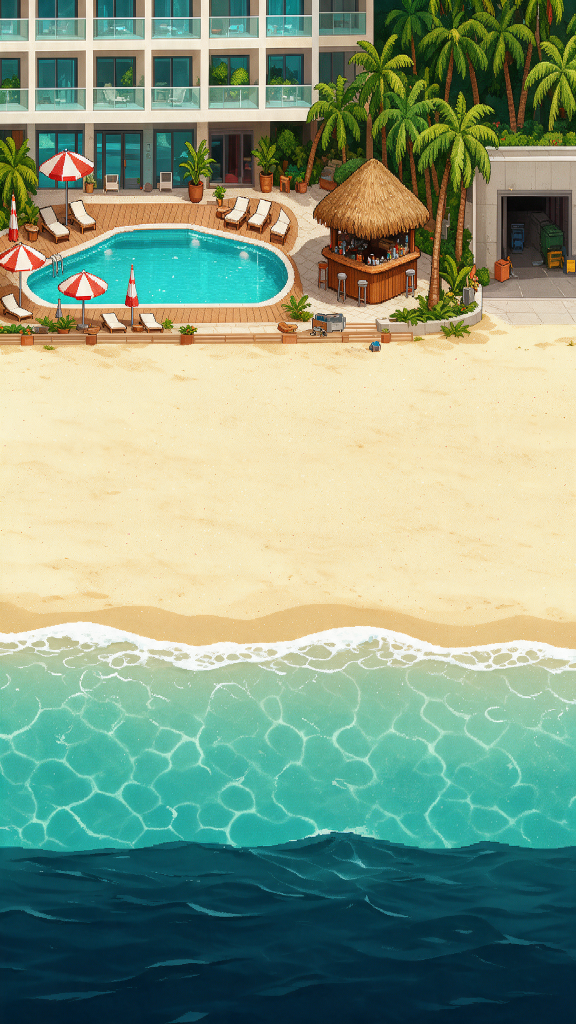
#> input picture raw/background_level1.png, 1152 x 2048 px, found by its file name (shown at 1/2 size)
$ python make_water_frames.py --src ../raw/background_level1.png --prefix ../raw/background_level1.png --width 100 --height 100 --water-top 5
#> lines starting #> are read from the running program, lines starting #| are printed output that depends on the picture
#!/usr/bin/env python3
"""
Builds a looping water animation out of a static background.

Generating wave frames with an image model would not work: separate generations
are not frame-coherent, so the scene, the palette and the foam would all jitter
between frames. Instead this displaces rows of the EXISTING art vertically with
a travelling sine, which is the technique old console games used and is coherent
by construction.

Only the strip from --water-top down is exported, so the frames stay small and
nothing above the shoreline can move. The amplitude fades to zero at the top of
the strip, so it blends into the static sand with no seam.

Re-run whenever the source background changes, or the waves will be displacing
rows of the OLD art and will not match what is on screen.

    # in-game beach, full 360x640 resolution
    python3 tools/make_water_frames.py --src raw/background_level1.png \\
        --prefix water --width 360 --height 640 --water-top 390

    # title screen, deliberately chunkier at half resolution
    python3 tools/make_water_frames.py --src raw/menu_source_fitted.png \\
        --prefix menu_water --width 180 --height 320 --water-top 196
"""

import argparse
import math
import os

from PIL import Image

ROOT = os.path.dirname(os.path.dirname(os.path.abspath(__file__)))
OUT = os.path.join(ROOT, "assets", "sprites")


def build(src_path, prefix, gw, gh, water_top, frames, amp_shore, amp_deep, fade):
#> called with src_path = '../raw/background_level1.png', prefix = '../raw/background_level1.png', gw = 100, gh = 100, water_top = 5, frames = 8, amp_shore = 2.8, amp_deep = 1.3
    src = Image.open(src_path).convert("RGB")
#> src is the input picture: PIL image 1152x2048 RGB; mean R, G, B 135.1, 156.5, 130.7
    sw, sh = src.size
#> sw = 1152; sh = 2048
    scale = sh / gh
#> scale = 20.48
    top = int(water_top * scale)
#> top = 102
    strip_h = sh - top
#> strip_h = 1946
    px = src.load()

    out_h = gh - water_top
    os.makedirs(OUT, exist_ok=True)

    # Amplitudes are given in output pixels; convert to source pixels so the
    # motion looks the same regardless of what resolution the art came in at.
    a_shore = amp_shore * scale
#> a_shore = 57.34
    a_deep = amp_deep * scale
#> a_deep = 26.62

    for f in range(frames):
        phase = 2.0 * math.pi * f / frames
        frame = Image.new("RGB", (sw, strip_h))
        fp = frame.load()

        for row in range(strip_h):
            t = row / strip_h

            # Ramp in from zero so the top edge matches the static art exactly,
            # then ease off with depth -- the shore laps, the deep just swells.
            ramp = min(1.0, t / fade)
            amp = ramp * (a_shore + (a_deep - a_shore) * t)

            # Two components so it doesn't read as one mechanical sine.
            y_src = row + top + amp * (
                0.70 * math.sin(phase + row * 0.011)
                + 0.30 * math.sin(2.0 * phase + row * 0.027 + 1.3)
            )

            # Clamp rather than wrap: wrapping would drag deep water onto sand.
            a = max(top, min(sh - 1, int(y_src)))
            for x in range(sw):
                fp[x, row] = px[x, a]

        small = frame.resize((gw, out_h), Image.Resampling.BOX)
        path = os.path.join(OUT, f"{prefix}_{f:02d}.png")
        small.save(path)
        print(f"  {prefix}_{f:02d}.png  {gw}x{out_h}  {os.path.getsize(path)/1024:.0f} KB")
#> this loop made 8 passes
#> pass 1, in build, `small = frame.resize((gw, out_h), Image.Resampling.BOX)`:
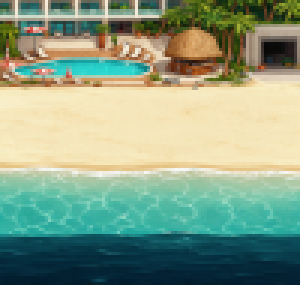
#> small: PIL image 100x95 RGB (shown 3 times larger); mean R, G, B 136.9, 158.3, 132.5
#> pass 2, in build, `small = frame.resize((gw, out_h), Image.Resampling.BOX)`:
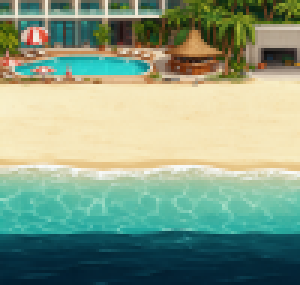
#> small: PIL image 100x95 RGB (shown 3 times larger); mean R, G, B 135.3, 157.5, 132
#> pass 3, in build, `small = frame.resize((gw, out_h), Image.Resampling.BOX)`:
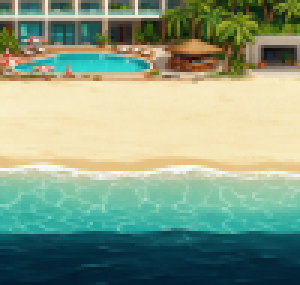
#> small: PIL image 100x95 RGB (shown 3 times larger); mean R, G, B 136.3, 158, 131.9
#> after the loop:
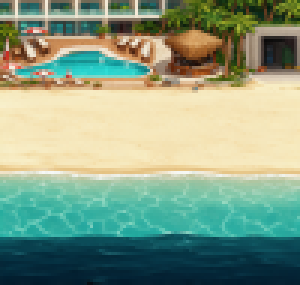
#> small: PIL image 100x95 RGB (shown 3 times larger); mean R, G, B 135.9, 157.9, 132.1


def main():
    ap = argparse.ArgumentParser(description=__doc__,
                                 formatter_class=argparse.RawDescriptionHelpFormatter)
    ap.add_argument("--src", required=True)
    ap.add_argument("--prefix", required=True)
    ap.add_argument("--width", type=int, required=True)
    ap.add_argument("--height", type=int, required=True)
    ap.add_argument("--water-top", type=int, required=True,
                    help="In OUTPUT pixels; a little above the foam line")
    ap.add_argument("--frames", type=int, default=8)
    ap.add_argument("--amp-shore", type=float, default=2.8,
                    help="Output-pixel displacement at the shoreline")
    ap.add_argument("--amp-deep", type=float, default=1.3)
    ap.add_argument("--fade", type=float, default=0.12,
                    help="Fraction of the strip over which amplitude ramps in")
    a = ap.parse_args()

    src = a.src if os.path.isabs(a.src) else os.path.join(ROOT, a.src)
    print(f"Building {a.frames} frames from {os.path.basename(src)}...")
    build(src, a.prefix, a.width, a.height, a.water_top,
          a.frames, a.amp_shore, a.amp_deep, a.fade)
    print(f"\nStrip sits at y={a.water_top}, {a.height - a.water_top}px tall.")


if __name__ == "__main__":
    main()
